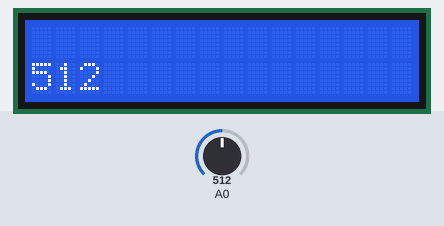
A sketch run on a simulated Arduino Uno, built with avr-gcc and run on an emulated ATmega328P. Parts: 16×2 character LCD. The test bench sets the inputs (shaded band); at power-on: A0 = 512.

Above: at 1.2 s.
1.3 s: A0 set to 716
At 2.0 s:
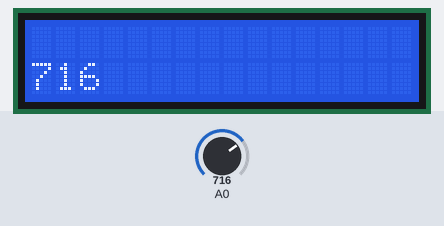
3.1 s: A0 set to 900
At 3.5 s:
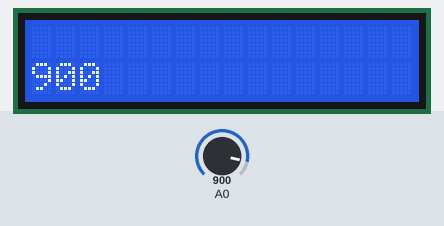
4.6 s: A0 set to 1023
At 5.0 s:
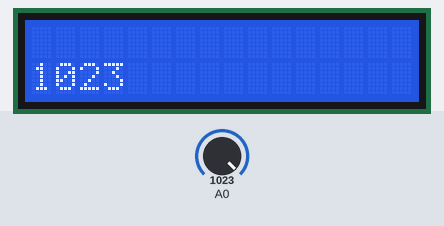
Timing chart, 0 to 7.6 s (numbered marks = the images above; inputs shaded):
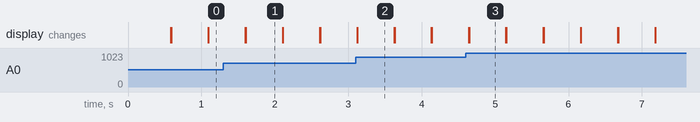

Measured:
- after the input at 1.3 s, the display: first differs from a run without the input after 0.30 s (image 1)
- after the input at 3.1 s, the display: first differs from a run without the input at once (image 2)
- after the input at 4.6 s, the display: first differs from a run without the input at once (image 3)
- what the display in image 1 shows lasts 0.5 s, from 1.6 s to 2.1 s

The sketch:

ADC.ino
```cpp
/*To Interface Potentiometer - POT [Variable Resistance] to Arduino UNO, Read the Analog values & Print it on CLCD and Test ADC */

// My Comment
/*Comment said by Mam*/


/* To use I2C/TWI[Two Wired Interface] Protocol and LCD Library, including 2 Libraries */
/* I2C Library */
#include <Wire.h>
/* LCD Library with I2C */
#include <LiquidCrystal_I2C.h>    //This is not In-Built, we have to Install; Tools -> Manage Libraries -> Search & Install LiquidCrystal_I2C version 1.1.2

/* Creating the Object of LCD with I2C address of 0x27 (default), 2 Lines Display with 16 Characters each */
LiquidCrystal_I2C lcd(0x27, 16, 2);               //SYNTAX : LiquidCrystal_I2C object_name (address,column,rows); {0x27 is fixed for this 'lcd hd44780 i2c'}

void setup()
{
  // put your setup code here, to run once:
  /* Initializing the LCD */      //SYNTAX : object_name.function();
  lcd.init();
  /* Turning on the BackLight */
  lcd.backlight();      //Tried running Program without this background function; Executed Normally in Simulation
  /* Clearing the LCD Screen (To erase all the old contents if present) */
  lcd.clear();
  /* To set Cursor to the First Position */
  lcd.home();

  lcd.setCursor(0,0);     //SYNTAX : object_name.setCursor(column, row); This sets the Position to 1st Column and 1st Row {Indexing from 0}
  lcd.print("ADC TEST");
}

void loop()
{
  String ADC_VAL;                       //We have to take DataType as a STRING, since LCD only supports ASCII Characters

  /*To Read Values from POT at A0 */
  ADC_VAL = String(analogRead(A0));     //As this returns an Integer & ADC_VAL is a String Type, TYPE CASTING is Done here

  lcd.setCursor(0,1);                   //This sets the Position to 1st Column and 2nd Row {Indexing from 0} since 1st Line contains String "ADC TEST"
  lcd.print(ADC_VAL);

  // We have to Refresh the Previous Value to see new value; Hence Clear function is used repeatedly also to take multiple inputs
   delay(500);
   lcd.clear();
}

// Refer 1st Program (Blinking the LCD) for the Steps of Exporting HEX File and to Run [Use Potentiometers(1st One) in Module -> Spare Parts -> Output]
```
